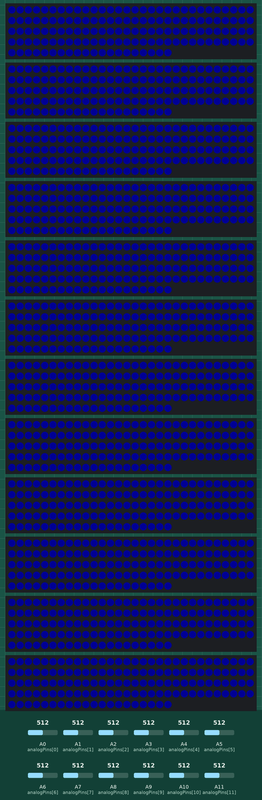
This sketch was run on a simulated Arduino Mega 2560, built with avr-gcc and run on an emulated ATmega2560. Shown: 12 × 140 RGB LEDs in strip order, left to right, continuing on the next row. The test bench sets the inputs (shaded band); at power-on: A0 (analogPins[0]) = 512, A1 (analogPins[1]) = 512, A2 (analogPins[2]) = 512, A3 (analogPins[3]) = 512, A4 (analogPins[4]) = 512, A5 (analogPins[5]) = 512, A6 (analogPins[6]) = 512, A7 (analogPins[7]) = 512, A8 (analogPins[8]) = 512, A9 (analogPins[9]) = 512, A10 (analogPins[10]) = 512, A11 (analogPins[11]) = 512. Dim RGB values are drawn brighter than linear; random numbers use the default seed unless the sketch sets one; what the sketch prints to the serial monitor is not drawn.

Above: at 0.4 s.
At 15.8 s:
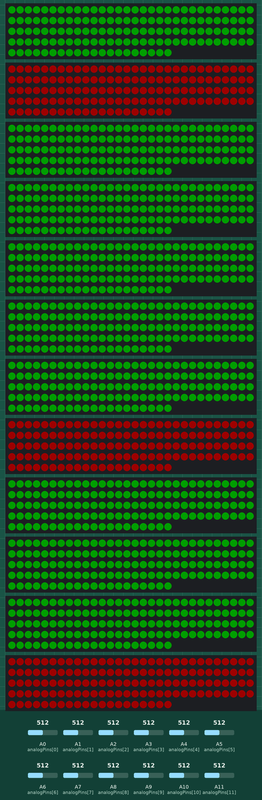

Measured:
- what the display in image 0 shows lasts 0.9 s, from 0.3 s to 1.2 s
- what the display in image 1 shows lasts 5.1 s, from 15.7 s to 20.8 s

The sketch:

squid-game-floor-2-col-D-v1.ino
```cpp
#include <Adafruit_NeoPixel.h>

// Define the number of LEDs in the strip
#define NUM_DIODS 140
#define NUM_TILES 12
// #define BUFF_SIZE 60
#define BUFF_SIZE 180
#define MAX_BRIGHT 30
#define STEP_ANIMATION 10

const int neighborThreshold = 1;
// const int loopDelay = 10;
const int loopDelay = 5;
const int checkCount = 0;

const int ledPins[NUM_TILES] = {2, 3, 4, 5, 6, 7, 8, 9, 10, 11, 12, 13};
const int analogPins[NUM_TILES] = {
    A0,
    A1,
    A2,
    A3,
    A4,
    A5,
    A6,
    A7,
    A8,
    A9,
    A10,
    A11,
};


// Create an instance of the Adafruit_NeoPixel class
Adafruit_NeoPixel strips[NUM_TILES] = {};

bool secuence[NUM_TILES] = {};
bool prevSecuence[NUM_TILES] = {};
int lastTile = 0;
int lastStep = -1;

int measures[NUM_TILES][BUFF_SIZE];
float means[NUM_TILES];

int gameState = 0;
bool enableList[NUM_TILES] = {
    true,
    true,
    true,
    true,
    true,
    true,
    true,
    true,
    true,
    true,
    true,
    true,
};

float adjust[NUM_TILES] = {
    8, // 0 // (15->),
    50, // 1 // (->),
    100, // 2 // (->),
    60, // 3 // (100->),
    100, // 4 // (->),
    25, // 5 // (50->),
    20, // 6 // (60->),
    100, // 7 // (->),
    30, // 8 // (100->),
    40, // 9 // (80->),
    50, // 10 // (->),
    40, // 11 // (60->),
};

// int prevValues[NUM_TILES] = {0,0,0}; // Example initial array
int prevSec[NUM_TILES]; // Example initial array

const int buttonPin = 22; // Pin connected to the button
int buttonState = 0;     // Variable to store the button state

void setup()
{
    Serial.begin(115200);
    // Seed the random number generator with a unique value (using an analog input pin)
    randomSeed(analogRead(13));

    // analogReference(DEFAULT);

    // pinMode(A0, INPUT_PULLUP);

    pinMode(buttonPin, INPUT_PULLUP); // Use internal pull-up resistor

    for (int strip = 0; strip < NUM_TILES; strip++)
    {
        strips[strip] = Adafruit_NeoPixel(NUM_DIODS, ledPins[strip], NEO_GRB + NEO_KHZ800);
        // Initialize the LED strip
        strips[strip].begin();
        // Turn off all LEDs
        strips[strip].show();

        //pinMode(analogPins[strip], INPUT_PULLUP);
    }


}

void generateSecuence()
{
    int trueCounter = 0;
    int falseCounter = 0;
    bool randomValue;

    for (int i = 0; i < NUM_TILES; i++)
    {
        randomValue = random(0, 2);

        if (!randomValue)
        {
            if (falseCounter < neighborThreshold + 1)
            {
                secuence[i] = false;
                falseCounter += 1;
                trueCounter = 0;
            }
            else
            {
                if (trueCounter < neighborThreshold)
                {
                    secuence[i] = false;
                    trueCounter = 0;
                    falseCounter += 1;
                }
                else
                {
                    secuence[i] = true;
                    trueCounter += 1;
                    falseCounter = 0;
                }

            }

        }
        else
        {
            if (trueCounter < neighborThreshold)
            {
                secuence[i] = true;
                trueCounter += 1;
                falseCounter = 0;
            }
            else
            {
                secuence[i] = false;
                falseCounter += 1;
                trueCounter = 0;
            }
        }

        //::Serial.println(String(randomValue) + " <- " + String(secuence[i]));

    }

    for (int j = NUM_TILES - 1; j >= 0; j--)
    {
        if (!secuence[j])
        {
            lastTile = j;
            break;
        }
    }
}

void initAnimation()
{
    for (int counter = 0; counter < 3; counter++)
    {

            for (int value = 0; value < MAX_BRIGHT; value += STEP_ANIMATION)
            {
                for (int strip = 0; strip < NUM_TILES; strip++)
                {
                    /* code */
                    strips[strip].fill(strips[strip].Color(0, 0, value));
                    strips[strip].show();
                }
            }
            delay(500);
            for (int invValue = MAX_BRIGHT; invValue >= 0; invValue -= STEP_ANIMATION)
            {
                for (int strip = 0; strip < NUM_TILES; strip++)
                {
                    strips[strip].fill(strips[strip].Color(0, 0, invValue));
                    strips[strip].show();
                }
            }
    }
}

void deathAnimation()
{
    for (int counter = 0; counter < 3; counter++)
    {

        for (int value = 0; value < MAX_BRIGHT; value += STEP_ANIMATION)
        {
            for (int strip = 0; strip < NUM_TILES; strip++)
            {
                /* code */
                strips[strip].fill(strips[strip].Color(value, 0, 0));
                strips[strip].show();
            }
        }
        for (int invValue = MAX_BRIGHT; invValue >= 0; invValue -= STEP_ANIMATION)
        {
            for (int strip = 0; strip < NUM_TILES; strip++)
            {
                strips[strip].fill(strips[strip].Color(invValue, 0, 0));
                strips[strip].show();
            }
        }
    }
    for (int value = 0; value < MAX_BRIGHT; value += STEP_ANIMATION)
    {
        for (int strip = 0; strip < NUM_TILES; strip++)
        {
            /* code */
            strips[strip].fill(strips[strip].Color(value, 0, 0));
            strips[strip].show();
        }
    }
}

void liveAnimation()
{
    for (int counter = 0; counter < 3; counter++)
    {

        for (int value = 0; value < MAX_BRIGHT; value += STEP_ANIMATION)
        {
            for (int strip = 0; strip < NUM_TILES; strip++)
            {
                /* code */
                strips[strip].fill(strips[strip].Color(0, value, 0));
                strips[strip].show();
            }
        }
        for (int invValue = MAX_BRIGHT; invValue >= 0; invValue -= STEP_ANIMATION)
        {
            for (int strip = 0; strip < NUM_TILES; strip++)
            {
                strips[strip].fill(strips[strip].Color(0, invValue, 0));
                strips[strip].show();
            }
        }
    }
}

void showAnimation()
{
    for (int strip = 0; strip < NUM_TILES; strip++)
    {
        if (secuence[strip])
        {
            strips[strip].fill(strips[strip].Color(MAX_BRIGHT, 0, 0));
        }
        else
        {
            strips[strip].fill(strips[strip].Color(0, MAX_BRIGHT, 0));
        }

        strips[strip].show();
    }

    delay(5000);
}

void blackoutAnimation()
{
    for (int strip = 0; strip < NUM_TILES; strip++)
    {
        strips[strip].fill(strips[strip].Color(0, 0, 0));

        strips[strip].show();
    }
}

void initialization()
{
    Serial.println(":[ Initialization ]:");
    lastStep = 0;


    for (int a = 0; a < NUM_TILES; a++)
    {
        prevSec[a] = secuence[a];
        enableList[a] = true;
    }

    generateSecuence();

    bool test = true;
    for (int b = 0; b < NUM_TILES; b++)
    {
        if (prevSec[b] != secuence[b])
        {
            test = false;
        }

    }

    while(test)
    {
        for (int c = 0; c < NUM_TILES; c++)
        {
            if (prevSec[c] = secuence[c])
            {
                test = false;
            }
        }
    }

    Serial.println("Secuence:");
    for (int i = 0; i < NUM_TILES; i++)
    {
        Serial.print(String(secuence[i]) + ", ");
    }
    Serial.println("");
    Serial.println("Last tile: " + String(lastTile));

    initAnimation();

    int raw;
    for (int count = 0; count < BUFF_SIZE; count++)
    {
        for (int t = 0; t < NUM_TILES; t++)
        {
            raw = analogRead(t);
            delay(3);
            updateArrayAndCalculateMean(t, raw);
        }
        //delay(50);
    }

    /* for (int t = 0; t < NUM_TILES; t++)
    {
        secuence[t] = false;
    }
    lastTile = 11; */

    showAnimation();

    blackoutAnimation();

    gameState = 1; // activate

}

bool hitCheck(int sensorId)
{
    int raw = 0;
    int check = 0;

    for (int i = 0; i < checkCount; i++)
    {
        raw = analogRead(analogPins[sensorId]);
        delay(10);
        if (raw > means[sensorId] + adjust[sensorId])
        {
            check++;
        }
        else {
            break;
        }
    }

    if (check == (checkCount -1))
    {
        return true;
    }
    else
    {
        return false;
    }


}

void mainLoop()
{
    int raw = 0;

    for (int sensor = lastStep; sensor < NUM_TILES; sensor++)
    {
        raw = analogRead(analogPins[sensor]);
        //delay(20);

        //if (sensor == 0)
        if (enableList[sensor])
        {

            /* Serial.println("+ sensor_" + String(sensor) + ": [" + String(raw) + "]");
            Serial.println("    -> mean: " + String(means[sensor])); */


            if (raw > means[sensor] + adjust[sensor])
            {

                //if (hitCheck(sensor)) {
                if (true) {
                    enableList[sensor] = false;
                    lastStep = sensor;

                    if (secuence[sensor]) // hit death
                    {
                        gameOver();
                    }
                    else
                    {
                        // fill with green
                        for (int fillId = 0; fillId <= sensor; fillId++)
                        {
                            strips[fillId].fill(strips[fillId].Color(0, MAX_BRIGHT, 0));
                            strips[fillId].show();
                        }
                        if (sensor == lastTile)
                        {
                            liveAnimation();
                            gameState = -2;
                        }
                    }

                    break;
                }
            }
            else
            {
                updateArrayAndCalculateMean(sensor, raw);
            }
        }


    }
    Serial.println("---------------------------------------");
}

void gameOver()
{
    deathAnimation();

    delay(2000);

    gameState = -2;
}

// Function to calculate mean
float calculateMean(int id)
{
    float sum = 0;
    for (int i = 0; i < BUFF_SIZE; i++)
    {
        sum += measures[id][i];
    }

    return sum / BUFF_SIZE;
}

// Function to update array and calculate mean
void updateArrayAndCalculateMean(int id, int newValue)
{
    // Calculate mean before updating the array
    float meanBefore = calculateMean(id);
    //Serial.print("Mean before update: ");
    //Serial.println(meanBefore);

    // Shift elements to the left and append new value
    for (int i = 0; i < BUFF_SIZE - 1; i++)
    {
        measures[id][i] = measures[id][i + 1];
    }
    measures[id][BUFF_SIZE - 1] = newValue;

    // Calculate mean after updating the array
    float meanAfter = calculateMean(id);
    //Serial.print("Mean after update: ");
    //Serial.println(meanAfter);
    means[id] = meanAfter;
}

void loop()
{

    if (gameState == 0) // initialization
    {
        initialization();
    }
    else if (gameState == 1) // activate
    {
        mainLoop();
    }
    else if (gameState == 2) // game over
    {
        gameState = 0;
    }
    else if (gameState == -1) // debug
    {
        Serial.println("--------{ debasser }--------");
        int raw = analogRead(A0);
        Serial.println(raw);
        updateArrayAndCalculateMean(0, raw);
    }

    delay(loopDelay);
}
```
